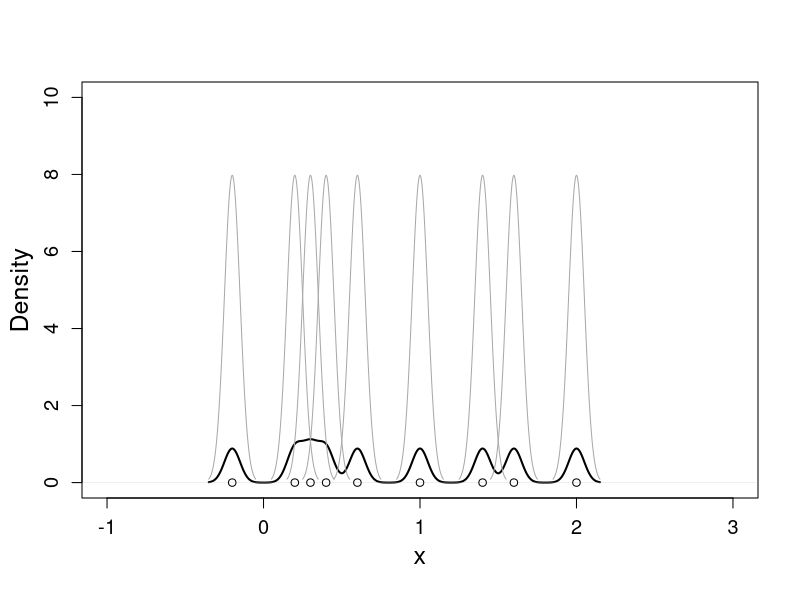
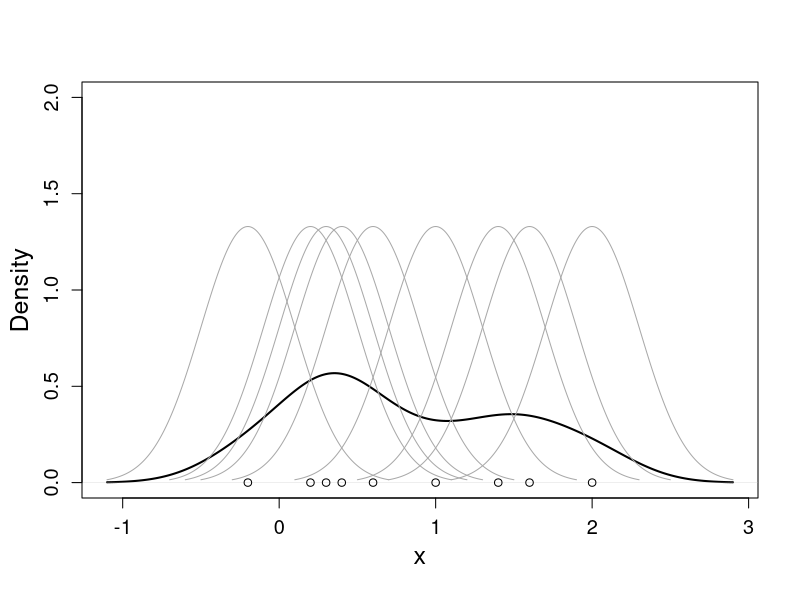
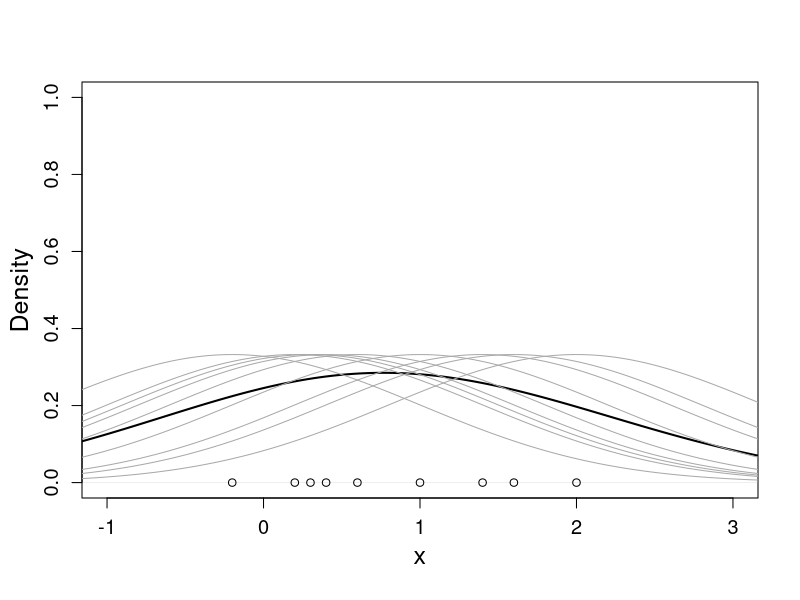

Here is the R script that generated these plots, in order: (Note: this script raises an error after producing the figures.)
#####################################################KDE Theory Chapter#####################
##This Code File includes the code to all of the plots shown in the kde theory Chapter

##########################One-dimensional
set.seed(123)
data <- c(-0.2,  0.2,  0.4,  0.6,  1.0,  1.4,  1.6,  0.3,  2.0)

##Bandwidth at 0.2 -> undersmoothing
kde <- density(data, bw = 0.05, adjust = 1)
plot(kde, lwd = 2, xlim = c(-1, 3), ylim =c(0,10), main = "",  xlab = "", ylab = "", cex.axis = 1.2)
points(x = data, y = c(0, 0, 0, 0, 0, 0, 0, 0, 0))
for(i in 1:length(data)) {
  lines(density(data[i], bw = kde$bw), col = "darkgrey")
}
title(xlab = "x", line = 2.5, cex.lab= 1.5)
title(ylab = "Density", line = 2.5, cex.lab= 1.5)

##Bandwidth at 0.3 -> oversmoothing
kde <- density(data, bw = 0.3, adjust = 1)
plot(kde, lwd = 2,  ylim =c(0,2), main = "",  xlab = "", ylab = "", cex.axis = 1.2)
points(x = data, y = c(0, 0, 0, 0, 0, 0, 0, 0, 0))
for(i in 1:length(data)) {
  lines(density(data[i], bw = kde$bw), col = "darkgrey")
}
title(xlab = "x", line = 2.5, cex.lab= 1.5)
title(ylab = "Density", line = 2.5, cex.lab= 1.5)

##Overplotting
kde <- density(data, bw = 1.2, adjust = 1)
plot(kde, lwd = 2, xlim = c(-1,3), ylim = c(0,1), main = "",  xlab = "", ylab = "", cex.axis = 1.2)
points(x = data, y = c(0, 0, 0, 0, 0, 0, 0, 0, 0))
for(i in 1:length(data)) {
  lines(density(data[i], bw = kde$bw), col = "darkgrey")
}
title(xlab = "x", line = 2.5, cex.lab= 1.5)
title(ylab = "Density", line = 2.5, cex.lab= 1.5)


####################Two dimensional

##We use the package ks for the estimates. This package uses a standard multivariate normal as a Kernel. By setting
##the mixed terms in H to zero, the estimator is equivalent to the product of two standard normal distributions as Kernels

test <- as.matrix(cbind(c(-4, -3, -4, -3.5, 2, 3, 4, 3.5, 4), c(-4,  -3.4, -3, -4, 0.7, 1.5, 0, 2, 4)))
#Define grid
x1_grid <- seq(-8, 8, length.out = 30)
x2_grid <- seq(-8, 8, length.out = 30)
x <- expand.grid(x1 = x1_grid, x2 = x2_grid)

###good bandwidth
k <- ks::Hpi.diag(x = test)
fhat <- ks::kde(test, eval.points = x, H = matrix(c(0.7, 0, 0, 0.7), nrow = 2))$estimate

###Plotting the result with the same method as used in Copula theory chapter
z <- cbind(x, fhat)
# Make Matrix with each grid point as a cell
z <- as.data.frame.matrix(z) %>%
  pivot_wider(names_from = x2, values_from = fhat) %>%
  column_to_rownames(var = "x1") %>%
  as.matrix()
jet.colors <- colorRampPalette( c("white", "blue"))
nbcol <- 50
color <- jet.colors(nbcol)
## Compute the z-value at the facet centres
zfacet <-  (z[-1, -1] + z[-1, -ncol(z)] + z[-nrow(z), -1] + z[-nrow(z), -ncol(z)])/4
## Recode facet z-values into color indices
facetcol <- cut(zfacet, 50)
res <- graphics::persp(x = x1_grid, y = x2_grid, z = z, col = color[facetcol], expand = 0.618, cex.axis = 0.7, cex.lab = 1,
                       theta = -30, phi = 20, border = "black", xlab = "\n \n x1", ylab = "\n \n x2", zlab = "", ticktype = "detailed")
mtext("                 Density", side = 2, line = 1, cex = 1)


#####Too large bandwidth
est <-  ks::kde(test,eval.points = x, H= matrix(c(15, 0, 0, 15), nrow = 2))
fhat <- ks::kde(test,eval.points = x, H= matrix(c(15, 0, 0, 15), nrow = 2))$estimate
###Plotting the result with the same method as used in Copula theory chapter
z <- cbind(x, fhat)
# Make Matrix with each grid point as a cell
z <- as.data.frame.matrix(z) %>%
  pivot_wider(names_from = x2, values_from = fhat) %>%
  column_to_rownames(var = "x1") %>%
  as.matrix()
jet.colors <- colorRampPalette( c("white", "blue"))
nbcol <- 50
color <- jet.colors(nbcol)
## Compute the z-value at the facet centres
zfacet <-  (z[-1, -1] + z[-1, -ncol(z)] + z[-nrow(z), -1] + z[-nrow(z), -ncol(z)])/4
## Recode facet z-values into color indices
facetcol <- cut(zfacet, 50)
res <- graphics::persp(x = x1_grid, y = x2_grid, z = z, col = color[facetcol], expand = 0.618, cex.axis = 0.7, cex.lab = 1,
                       theta = -30, phi = 20, border = "black", xlab = "\n \n x1", ylab = "\n \n x2", zlab = "", ticktype = "detailed")
mtext("                 Density", side = 2, line = 1, cex = 1)



#####Too small bandwidth
fhat <- ks::kde(test,eval.points = x, H= matrix(c(0.15, 0, 0, 0.15), nrow = 2))$estimate
###Plotting the result with the same method as used in Copula theory chapter
z <- cbind(x, fhat)
# Make Matrix with each grid point as a cell
z <- as.data.frame.matrix(z) %>%
  pivot_wider(names_from = x2, values_from = fhat) %>%
  column_to_rownames(var = "x1") %>%
  as.matrix()
jet.colors <- colorRampPalette( c("white", "blue"))
nbcol <- 50
color <- jet.colors(nbcol)
## Compute the z-value at the facet centres
zfacet <-  (z[-1, -1] + z[-1, -ncol(z)] + z[-nrow(z), -1] + z[-nrow(z), -ncol(z)])/4
## Recode facet z-values into color indices
facetcol <- cut(zfacet, 50)
res <- persp(x = x1_grid, y = x2_grid, z = z, col = color[facetcol], expand = 0.618, cex.axis = 0.7, cex.lab = 1,
              theta = -30, phi = 20, border = "black", xlab = "\n \n x1", ylab = "\n \n x2", zlab = "", ticktype = "detailed")
mtext("                 Density", side = 2, line = 1, cex = 1)
